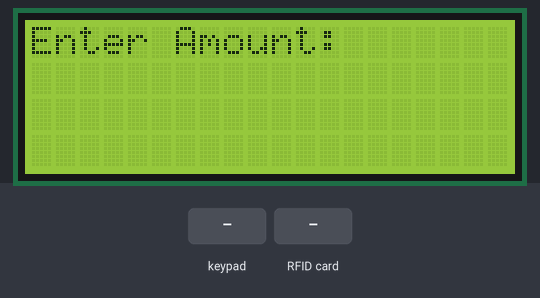
Simulated run of this sketch. Board: ESP32. On the bench: 20×4 character LCD. The test bench sets the inputs (shaded band). WiFi joins after 1.5 s; servers stay silent unless stated; no MQTT or app messages arrive unless stated; what the sketch prints to the serial monitor is not drawn.

Above: at 3.8 s.
3.9 s: keypad keys 1 3 1 2 1 4 2 7 # pressed 0.4 s apart
At 8.2 s:
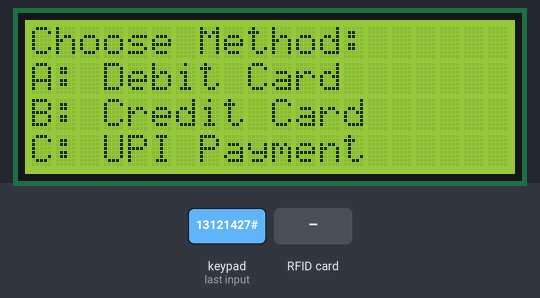
9.0 s: key 'A' pressed
At 9.6 s:
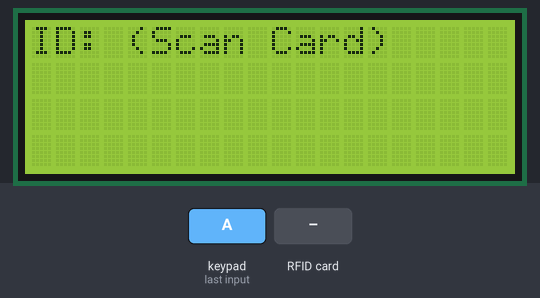
10.5 s: RFID card 5E 7A 19 C4 held to the reader
At 11.5 s:
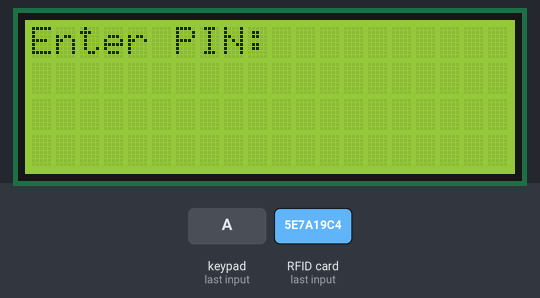
12.0 s: keypad keys 1 3 1 2 1 4 2 7 pressed 0.4 s apart
At 15.3 s:
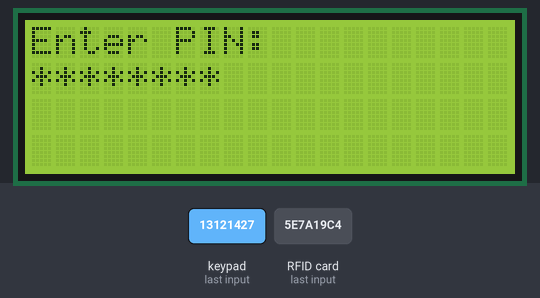
16.7 s: keypad keys 1 3 1 2 1 4 2 7 * pressed 0.4 s apart
At 20.4 s:
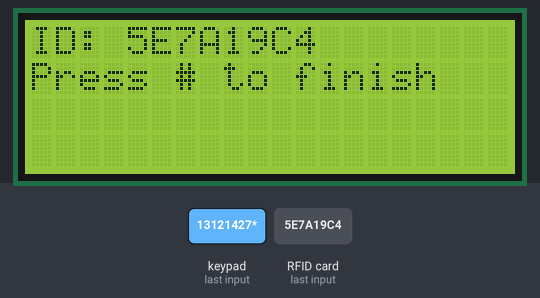
21.8 s: key 'B' pressed
At 23.3 s:
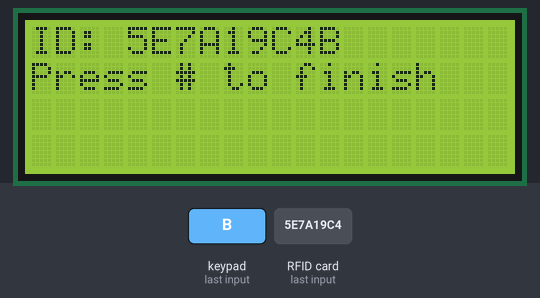
Timing chart, 0 to 24.3 s (numbered marks = the images above; inputs shaded):
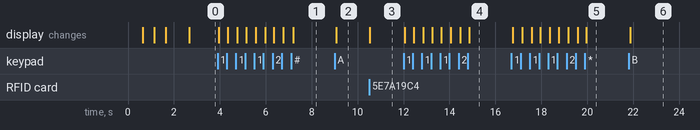

The sketch:

terminal.ino
```cpp
#include <WiFi.h>
#include <PubSubClient.h>
#include <ArduinoJson.h>
#include <LiquidCrystal_I2C.h>
#include <Keypad.h>
#include <SPI.h>
#include <MFRC522.h>
#include "config.h"

// LCD setup
LiquidCrystal_I2C lcd(0x27, 20, 4);

// Keypad setup
const byte ROWS = 4;
const byte COLS = 4;
char keys[ROWS][COLS] = {
  {'1','2','3','A'},
  {'4','5','6','B'},
  {'7','8','9','C'},
  {'*','0','#','D'}
};
byte rowPins[ROWS] = {13, 12, 14, 27};
byte colPins[COLS] = {26, 25, 33, 32};
Keypad keypad = Keypad(makeKeymap(keys), rowPins, colPins, ROWS, COLS);

// RFID setup
#define SS_PIN 5
#define RST_PIN 4
MFRC522 rfid(SS_PIN, RST_PIN);

// MQTT setup
WiFiClient espClient;
PubSubClient client(espClient);

// Transaction state
enum State { MAIN_MENU, SELECT_TYPE, INPUT_DETAILS, INPUT_PIN, WAITING_RES, INPUT_OTP, SHOW_RESULT };
State currentState = MAIN_MENU;
String paymentType = "";
String inputAmount = "";
String inputID = "";
String inputPIN = "";
String inputOTP = "";
String lastReqID = "";

// Forward Declarations
void displayInputScreen(String title, String currentInput);
void displayResult(String title, String msg);
void displayMainMenu();

void setup_wifi() {
  lcd.clear();
  lcd.print("Connecting WiFi...");
  WiFi.begin(ssid, password);
  while (WiFi.status() != WL_CONNECTED) {
    delay(500);
    lcd.print(".");
  }
  lcd.clear();
  lcd.print("WiFi Connected!");
  delay(1000);
}

void callback(char* topic, byte* payload, unsigned int length) {
  // Modern V7 syntax
  JsonDocument doc;
  deserializeJson(doc, payload, length);

  String status = doc["status"];
  String msg = doc["message"];
  String reqID = doc["req_id"];

  if (reqID != lastReqID) return;

  if (status == "NEED_OTP") {
    currentState = INPUT_OTP;
    inputOTP = "";
    displayInputScreen("Enter OTP:", "");
  } else if (status == "SUCCESS") {
    float bal = doc["balance"];
    String resultMsg = "Bal: $" + String(bal, 2);
    displayResult("Payment Success!", resultMsg);
  } else if (status == "FAILED") {
    displayResult("Payment Failed!", msg);
  }
}

void displayMainMenu() {
  inputAmount = "";
  paymentType = "";
  inputID = "";
  inputPIN = "";
  inputOTP = "";
  currentState = MAIN_MENU;
  displayInputScreen("Enter Amount:", "");
}

void displayMethodMenu() {
  lcd.clear();
  lcd.setCursor(0, 0);
  lcd.print("Choose Method:");
  lcd.setCursor(0, 1);
  lcd.print("A: Debit Card");
  lcd.setCursor(0, 2);
  lcd.print("B: Credit Card");
  lcd.setCursor(0, 3);
  lcd.print("C: UPI Payment");
  currentState = SELECT_TYPE;
}

void displayInputScreen(String title, String currentInput) {
  lcd.clear();
  lcd.setCursor(0, 0);
  lcd.print(title);
  lcd.setCursor(0, 1);
  lcd.print(currentInput);
}

void displayResult(String title, String msg) {
  lcd.clear();
  lcd.setCursor(0, 0);
  lcd.print(title);
  lcd.setCursor(0, 2);
  lcd.print(msg);
  lcd.setCursor(0, 3);
  lcd.print("Press Any Key...");
  currentState = SHOW_RESULT;
}

void sendPaymentRequest() {
  JsonDocument doc; // Dynamic memory management in V7
  lastReqID = String(millis());
  doc["req_id"] = lastReqID;
  doc["type"] = paymentType;
  doc["amount"] = inputAmount.toFloat();
  doc["id"] = inputID;
  doc["pin"] = inputPIN;

  char buffer[512];
  serializeJson(doc, buffer);
  client.publish(TOPIC_REQ, buffer);

  lcd.clear();
  lcd.print("Sent Request...");
  lcd.setCursor(0, 1);
  lcd.print("Waiting for Server");
  currentState = WAITING_RES;
}

void sendOTP() {
  JsonDocument doc;
  doc["req_id"] = lastReqID;
  doc["otp"] = inputOTP;

  char buffer[256];
  serializeJson(doc, buffer);
  client.publish(TOPIC_OTP, buffer);

  lcd.clear();
  lcd.print("Verifying OTP...");
  currentState = WAITING_RES;
}

void handleRFID() {
  if (!rfid.PICC_IsNewCardPresent()) return;
  if (!rfid.PICC_ReadCardSerial()) return;

  String tag = "";
  for (byte i = 0; i < rfid.uid.size; i++) {
    tag += String(rfid.uid.uidByte[i] < 0x10 ? "0" : "");
    tag += String(rfid.uid.uidByte[i], HEX);
  }
  tag.toUpperCase();
  rfid.PICC_HaltA();

  Serial.print("Scanned UID: ");
  Serial.println(tag);

  if (currentState == INPUT_DETAILS && (paymentType == "debit" || paymentType == "credit")) {
    inputID = tag;
    currentState = INPUT_PIN;
    inputPIN = "";
    displayInputScreen("Enter PIN:", "");
  }
}

void reconnect() {
  while (!client.connected()) {
    if (client.connect("PaymentTerminal-01")) {
      client.subscribe(TOPIC_RES);
    } else {
      delay(5000);
    }
  }
}

void setup() {
  Serial.begin(115200);
  lcd.init();
  lcd.backlight();

  SPI.begin();
  rfid.PCD_Init();

  setup_wifi();

  client.setServer(mqtt_server, mqtt_port);
  client.setCallback(callback);

  displayMainMenu();
}

void loop() {
  if (!client.connected()) reconnect();
  client.loop();

  char key = keypad.getKey();
  handleRFID();

  if (key) {
    if (currentState == MAIN_MENU) {
      if (key == '#') {
        if (inputAmount.length() > 0) displayMethodMenu();
      } else if (key >= '0' && key <= '9') {
        inputAmount += key;
        displayInputScreen("Enter Amount:", inputAmount);
      } else if (key == '*') {
        displayMainMenu();
      }
    }
    else if (currentState == SELECT_TYPE) {
      if (key == 'A') { paymentType = "debit"; currentState = INPUT_DETAILS; displayInputScreen("ID: (Scan Card)", ""); }
      else if (key == 'B') { paymentType = "credit"; currentState = INPUT_DETAILS; displayInputScreen("ID: ", ""); }
      else if (key == 'C') { paymentType = "upi"; currentState = INPUT_DETAILS; displayInputScreen("Phone/ID: ", ""); }
      else if (key == '*') displayMainMenu();
    }
    else if (currentState == INPUT_DETAILS) {
      if (key == '#') {
        if (inputID != "") { currentState = INPUT_PIN; inputPIN = ""; displayInputScreen("Enter PIN:", ""); }
      } else if (key == '*') {
        displayMethodMenu();
      } else if ((key >= '0' && key <= '9') || (key >= 'A' && key <= 'C')) {
        inputID += key;
        displayInputScreen("ID: " + inputID, "Press # to finish");
      }
    }
    else if (currentState == INPUT_PIN) {
      if (key == '#') {
        sendPaymentRequest();
      } else if (key == '*') {
        currentState = INPUT_DETAILS;
        inputPIN = "";
        displayInputScreen("ID: " + inputID, "Press # to finish");
      } else if (key >= '0' && key <= '9') {
        inputPIN += key;
        String stars = "";
        for(int i=0; i<inputPIN.length(); i++) stars += "*";
        displayInputScreen("Enter PIN:", stars);
      }
    }
    else if (currentState == INPUT_OTP) {
      if (key == '#') {
        sendOTP();
      } else if (key >= '0' && key <= '9') {
        inputOTP += key;
        displayInputScreen("OTP: ", inputOTP);
      }
    }
    else if (currentState == SHOW_RESULT) {
      displayMainMenu();
    }
  }
}
```

Measured:
- after the input at 3.9 s, the display: first changes after 0.05 s (image 1 shows a later state)
- after the input at 9.0 s, the display: changes after 0.06 s (image 2)
- after the input at 10.5 s, the display: changes at once (image 3)
- after the input at 12.0 s, the display: first changes after 0.05 s (image 4 shows a later state)
- after the input at 16.7 s, the display: first changes after 0.06 s (image 5 shows a later state)
- after the input at 21.8 s, the display: changes after 0.07 s (image 6)
